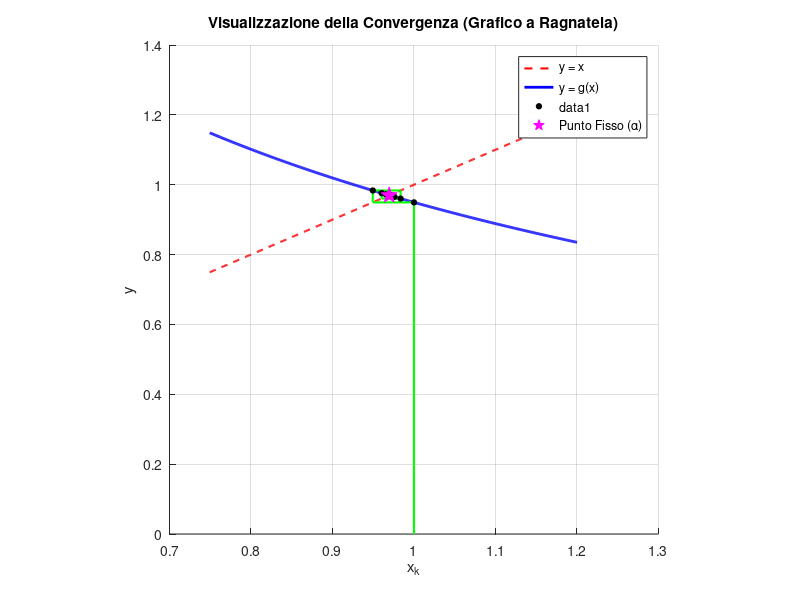

Source code (MATLAB):
% =========================================================================
% METODO DEL PUNTO FISSO CON GRAFICO A RAGNATELA (COBWEB PLOT)
% =========================================================================
clear; clc; close all;
format long; % Imposta la visualizzazione interna di MATLAB ad alta precisione

% 1. DEFINIZIONE DELLA FUNZIONE g(x) (Corretto l'operatore di divisione vettoriale)
g = @(x) sqrt((2 - log(x+2)) ./ x);

% 2. PARAMETRI DI INPUT (Modificato x0 per evitare i numeri complessi della radice)
x0 = 1;           % Punto iniziale positivo e sicuro
tol = 1e-12;      % Tolleranza ad alta precisione
max_iter = 150;    % Numero massimo di iterazioni per il grafico

% 3. ALLOCAZIONE VETTORI PER MEMORIZZARE I PASSI
X = zeros(1, max_iter);
X(1) = x0;
iter = 0;
errore = Inf;

% =========================================================================
% 4. LOOP ITERATIVO (Calcolo numerico con controllo di divergenza)
% =========================================================================
diverge = false; 

while (errore > tol) && (iter < max_iter-1)
    iter = iter + 1;
    prossimo_x = g(X(iter));
    
    % CONTROLLO DI SICUREZZA 1: Se il valore è Inf, NaN o complesso
    if isnan(prossimo_x) || isinf(prossimo_x) || ~isreal(prossimo_x) || abs(prossimo_x) > 1e10
        diverge = true;
        break; 
    end
    
    X(iter+1) = prossimo_x;
    
    % CONTROLLO DI SICUREZZA 2: Controllo esplosione errore
    nuovo_errore = abs(X(iter+1) - X(iter));
    if iter > 1 && nuovo_errore > errore * 10 
        diverge = true;
        errore = nuovo_errore;
        break;
    end
    
    errore = nuovo_errore;
end

% Tagliamo i vettori alle iterazioni effettivamente calcolate
X = X(1:iter+1);

% Stampa dei risultati nella Command Window (Mostra 12 cifre decimali)
fprintf('---------------------------------------------------\n');
if diverge
    warning('ATTENZIONE: Il metodo sta DIVERGENDO o ha calcolato valori non ammissibili!');
    fprintf('Il calcolo è stato arrestato alla iterazione %d.\n', iter);
elseif iter >= max_iter-1 && errore > tol
    warning('Il metodo non è giunto a convergenza nel numero massimo di iterazioni consentite.');
    fprintf('Ultimo valore calcolato: %1.12f (Errore rimasto: %1.2e)\n', X(end), errore);
else
    fprintf('Il metodo è CONVERGSO con successo!\n');
    fprintf('Punto fisso trovato: %1.12f in %d iterazioni.\n', X(end), iter);
end
fprintf('---------------------------------------------------\n');

% =========================================================================
% 5. PARTE GRAFICA (Semplificata in sicurezza poiché X contiene solo valori positivi)
% =========================================================================
if ~diverge
    figure('Name', 'Analisi di Convergenza - Punto Fisso', 'NumberTitle', 'off');
    hold on; grid on;

    % Definiamo un intervallo degli assi pulito intorno ai punti calcolati
    % Poiché x0 > 0, min(X) rimarrà saldamente sopra lo zero, evitando i C.E. pericolosi
    xmin = max(min(X) - 0.2, 0.01); 
    xmax = max(X) + 0.2;
    x_plot = linspace(xmin, xmax, 500);

    % Disegno la bisettrice y = x (in rosso tratteggiato)
    plot(x_plot, x_plot, 'r--', 'LineWidth', 1.5, 'DisplayName', 'y = x');

    % Disegno la curva y = g(x) (in blu)
    plot(x_plot, g(x_plot), 'b-', 'LineWidth', 2, 'DisplayName', 'y = g(x)');

    % Disegno l'andamento iterativo (La Ragnatela)
    for k = 1:iter
        % Segmento verticale: da (x_k, x_k) a (x_k, x_k+1) cioè su y=g(x)
        % Aggiunto 'HandleVisibility', 'off' per non intasare la legenda
        if k == 1
            plot([X(k), X(k)], [0, X(k+1)], 'g-', 'LineWidth', 1.5, 'HandleVisibility', 'off'); 
        else
            plot([X(k), X(k)], [X(k), X(k+1)], 'g-', 'LineWidth', 1.5, 'HandleVisibility', 'off');
        end
        pause(0.1); % Ridotto leggermente il tempo per non annoiarsi se le iterazioni sono tante!
        
        % Segmento orizzontale: da (x_k, x_k+1) a (x_k+1, x_k+1) cioè sulla bisettrice
        plot([X(k), X(k+1)], [X(k+1), X(k+1)], 'g-', 'LineWidth', 1.5, 'HandleVisibility', 'off');
        pause(0.1);
    end

    % Evidenzio i punti di scatto con dei pallini neri
    plot(X(1:end-1), X(2:end), 'ko', 'MarkerFaceColor', 'k', 'MarkerSize', 4);

    % Evidenzio il punto fisso finale con una stella magica
    plot(X(end), X(end), 'mp', 'MarkerFaceColor', 'm', 'MarkerSize', 12, 'DisplayName', 'Punto Fisso (\alpha)');

    % Abbellimenti del grafico
    xlabel('x_k');
    ylabel('y');
    title('Visualizzazione della Convergenza (Grafico a Ragnatela)');
    legend('Location', 'best');
    axis square;
    hold off;
end
